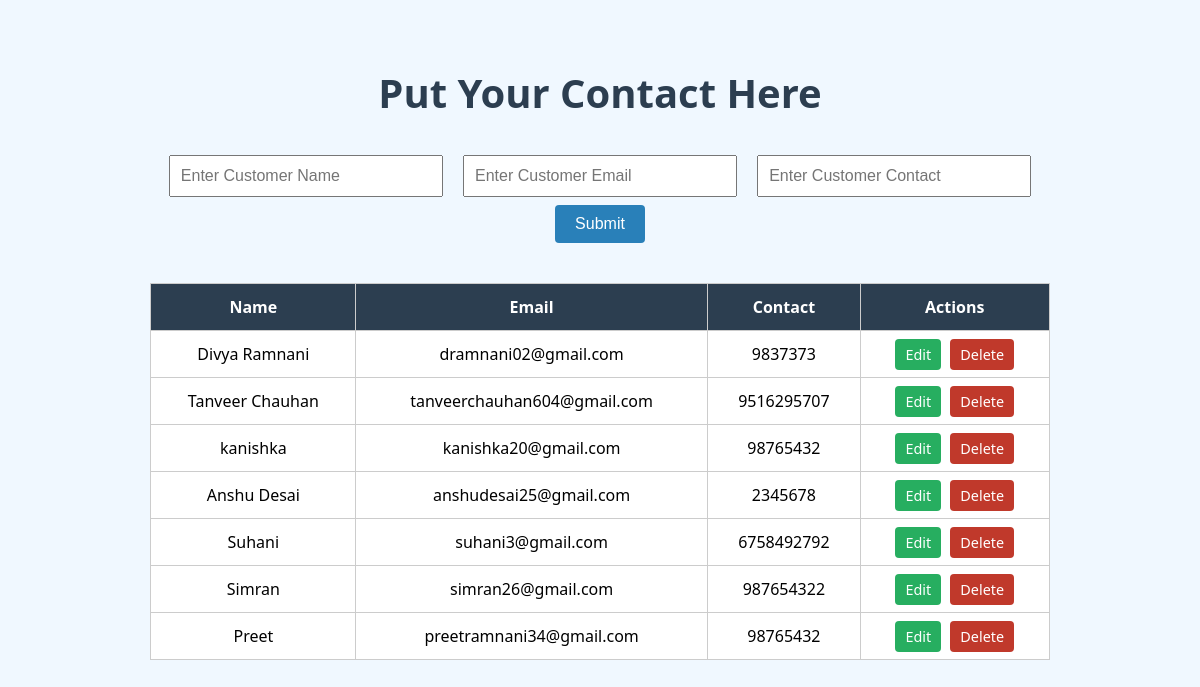
Screenshot of /customer/ with the database file from the repository.
### Traditionalapp/models.py (models this page shows)
class Customerlist(models.Model):
    name = models.CharField(max_length=100)
    email = models.EmailField()
    contact = models.CharField(max_length=15)

### Traditionalapp/views.py (the view)
# urls.py: path('', customer_list_view, name='customerlist'),
def customer_list_view(request):
    data = Customerlist.objects.all()
    if request.method == 'POST':
        name = request.POST.get('name')
        email = request.POST.get('email')
        contact = request.POST.get('contact')
        Customerlist.objects.create(name=name, email=email, contact=contact)
        return redirect('customerlist')
    return render(request, 'Customerlist.html', {'data': data})

### Digitalapp/templates/Customerlist.html (shortened to what this page needs)
<!DOCTYPE html>
<html lang="en">
<head>
</head>
<body>
    <h1>Put Your Contact Here</h1>
    <form action="" method="post">
        <input type="text" name="name" placeholder="Enter Customer Name" required>
        <input type="email" name="email" placeholder="Enter Customer Email" required>
        <input type="number" name="contact" placeholder="Enter Customer Contact" required>
        <br>
        <button type="submit">Submit</button>
    </form>
    <table>
        <tr>
            <th>Name</th>
            <th>Email</th>
            <th>Contact</th>
            <th>Actions</th>
        </tr>
        {% for i in data %}
        <tr>
            <td>{{ i.name }}</td>
            <td>{{ i.email }}</td>
            <td>{{ i.contact }}</td>
            <td>
                <a href="{% url 'edit_customer' i.id %}" class="edit-btn">Edit</a>
                <a href="{% url 'delete_customer' i.id %}" class="delete-btn" onclick="return confirm('Are you sure you want to delete this customer?');">Delete</a>
            </td>
        </tr>
        {% empty %}
        <tr>
            <td colspan="4">No customers found.</td>
        </tr>
        {% endfor %}
    </table>
</body>
</html>

### Digitalapp/templates/Customerlist.html (style rules this page uses)
body { background-color: #f0f8ff; font-family: 'Segoe UI', Tahoma, Geneva, Verdana, sans-serif; text-align: center; padding: 30px; }
h1 { color: #2c3e50; font-size: 2.5em; }
form { margin-top: 20px; }
input { padding: 10px; margin: 8px; width: 250px; font-size: 1em; }
button { padding: 10px 20px; font-size: 1em; background-color: #2980b9; color: white; border: none; border-radius: 4px; cursor: pointer; }
table { margin-top: 40px; width: 80%; margin-left: auto; margin-right: auto; border-collapse: collapse; background-color: #fff; }
th, td { padding: 12px; border: 1px solid #ccc; text-align: center; }
th { background-color: #2c3e50; color: white; }
.edit-btn, .delete-btn { padding: 6px 10px; border-radius: 4px; font-size: 0.9em; text-decoration: none; color: white; }
.edit-btn { background-color: #27ae60; }
.delete-btn { background-color: #c0392b; margin-left: 5px; }

### rows the page displays
Customerlist: name "Divya Ramnani", email "dramnani02@gmail.com", contact "9837373"
Customerlist: name "Tanveer Chauhan", email "tanveerchauhan604@gmail.com", contact "9516295707"
Customerlist: name "kanishka", email "kanishka20@gmail.com", contact "98765432"
Customerlist: name "Anshu Desai", email "anshudesai25@gmail.com", contact "2345678"
Customerlist: name "Suhani", email "suhani3@gmail.com", contact "6758492792"
Customerlist: name "Simran", email "simran26@gmail.com", contact "987654322"
Customerlist: name "Preet", email "preetramnani34@gmail.com", contact "98765432"
